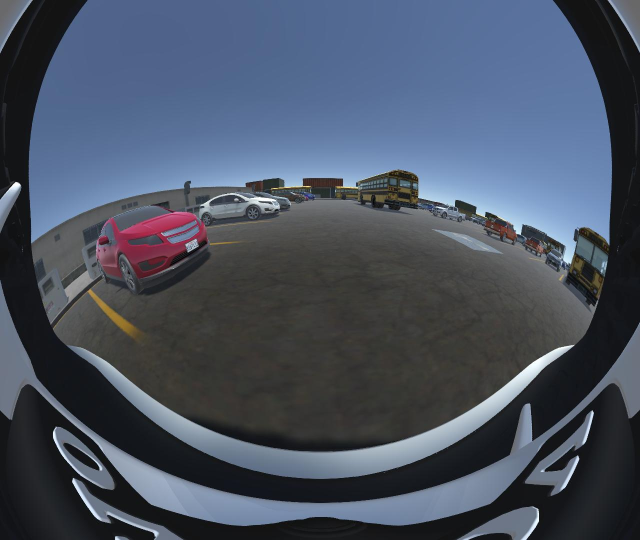
#> input picture Dataset/image0/train/rgb/Front/0.jpg, 1280 x 1080 px, given in place of 0.png, which was not available (shown at 1/2 size)
$ python BEV.py   (older library calls are emulated)
#> lines starting #> are read from the running program, lines starting #| are printed output that depends on the picture; after the words box and inside, x2 and y2 are one past the last pixel; in counts of white or black regions, pixels touching at a corner belong together; pictures that were not available may be replaced by others from this repository, and a replacement may not be noted
import cv2
import numpy as np
from pathlib import Path

# Configuration
root = Path(r"D:/Mtech/Disseration/BEV_Adas/Dataset/images0").resolve()
rgb_dir = root / "train/rgb"
frame_id = "0"

# Camera intrinsics (unchanged for quality)
K = np.array([
    [659.9565405462982, 0, 634.6329612029243],
    [0, 625.1032520893773, 544.7433055928482],
    [0, 0, 1.0]
])
D = np.array([-0.2900269437421997, 0.11089496468175668, -0.0003222479159157141, 0.0029110573007121382])

def load_and_undistort(cam_name):
    """Load with maximum quality processing"""
#> called with cam_name = 'front'
    img_path = rgb_dir / cam_name / f"{frame_id}.png"
    img = cv2.imread(str(img_path), cv2.IMREAD_UNCHANGED)
#> img is the input picture: shape (1080, 1280, 3); mean B, G, R 98.3, 82.6, 73.6
    if img is None:
        raise FileNotFoundError(f"Image not found: {img_path}")

    h, w = img.shape[:2]
#> h = 1080; w = 1280
    new_K = cv2.fisheye.estimateNewCameraMatrixForUndistortRectify(K, D, (w, h), np.eye(3), balance=0.5)
    map1, map2 = cv2.fisheye.initUndistortRectifyMap(K, D, np.eye(3), new_K, (w, h), cv2.CV_16SC2)
    return cv2.remap(img, map1, map2, interpolation=cv2.INTER_LANCZOS4)  # Best quality interpolation
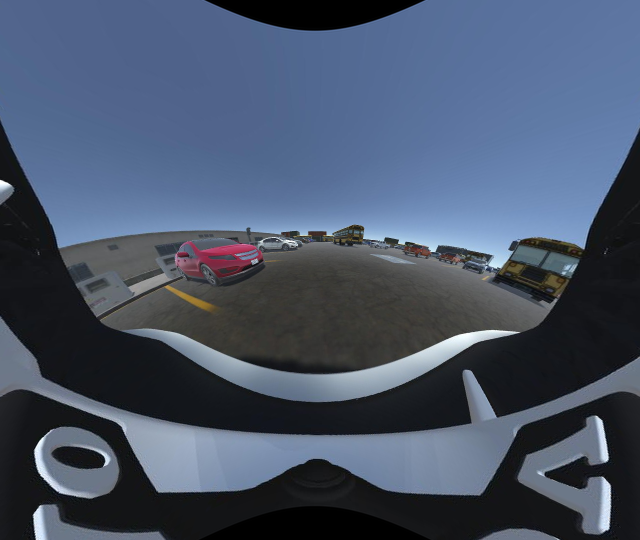
#> returned value: shape (1080, 1280, 3) (shown at 1/2 size); mean of channels 0, 1, 2 104.8, 84.3, 72.4; drawn as B, G, R

def create_composite():
    # Load all images with full quality
    front = load_and_undistort("front")
    rear = load_and_undistort("rear")
    left = load_and_undistort("left")
    right = load_and_undistort("right")

    # Original full-quality composite dimensions
    comp_width = 1000
    comp_height = 1000
    composite = np.zeros((comp_height, comp_width, 3), dtype=np.uint8)

    # Placement parameters (unchanged from original quality version)
    car_w, car_h = 200, 400
    padding = 20

    # Placement functions with Lanczos resizing
    def place_centered(img, y_pos=None, x_pos=None):
        h, w = img.shape[:2]
        if y_pos is not None:  # Horizontal center
            x = comp_width//2 - w//2
            composite[y_pos:y_pos+h, x:x+w] = img
        else:  # Vertical center
            y = comp_height//2 - h//2
            composite[y:y+h, x_pos:x_pos+w] = img

    # Calculate scaled sizes maintaining aspect ratio
    def get_scaled_size(img, max_w, max_h):
#> called with max_w = 960, max_h = 300
        h, w = img.shape[:2]
#> h = 1080; w = 1280
        scale = min(max_w/w, max_h/h)
#> scale = 0.278
        return (int(w*scale), int(h*scale))

    # Front (top)
    front_size = get_scaled_size(front, comp_width-2*padding, int(0.3*comp_height))
#> front_size = (355, 300)
    front = cv2.resize(front, front_size, interpolation=cv2.INTER_LANCZOS4)
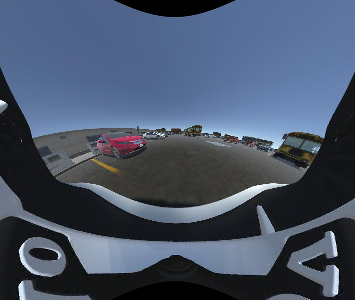
#> front: shape (300, 355, 3); mean of channels 0, 1, 2 104.7, 84.2, 72.3; drawn as B, G, R
    place_centered(front, y_pos=padding)
#> in place_centered, `composite[y_pos:y_pos+h, x:x+w] = img`:
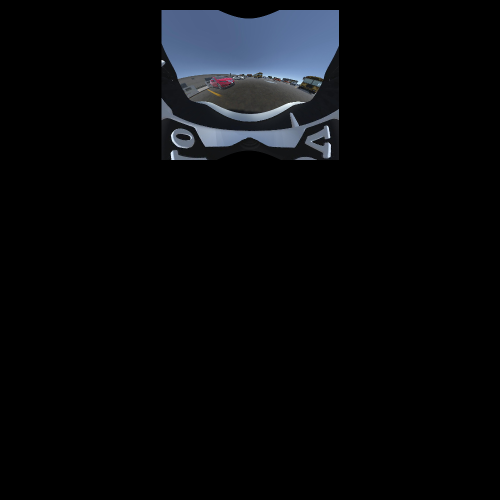
#> composite: shape (1000, 1000, 3) (shown at 1/2 size); mean of channels 0, 1, 2 11.2, 9, 7.7; drawn as B, G, R

    # Rear (bottom)
    rear_size = get_scaled_size(rear, comp_width-2*padding, int(0.3*comp_height))
#> rear_size = (355, 300)
    rear = cv2.resize(rear, rear_size, interpolation=cv2.INTER_LANCZOS4)
    place_centered(rear, y_pos=comp_height-padding-rear_size[1])
#> call 2 of place_centered, with y_pos = 680
#> in place_centered (call 2), `composite[y_pos:y_pos+h, x:x+w] = img`:
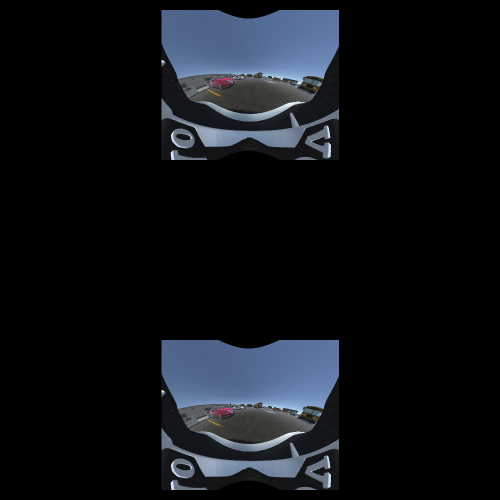
#> composite: shape (1000, 1000, 3) (shown at 1/2 size); 10.39% of pixels changed, all inside (x1, y1, x2, y2) = (323, 680, 678, 980); drawn as B, G, R

    # Left (left side)
    left_size = get_scaled_size(left, int(0.3*comp_width), comp_height-2*padding)
#> left_size = (300, 253)
    left = cv2.resize(left, left_size, interpolation=cv2.INTER_LANCZOS4)
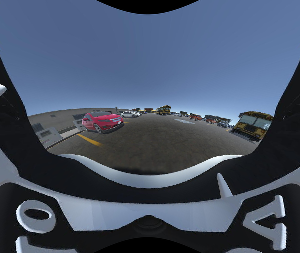
#> left: shape (253, 300, 3); mean of channels 0, 1, 2 104.8, 84.3, 72.4; drawn as B, G, R
    place_centered(left, x_pos=padding)

    # Right (right side)
    right_size = get_scaled_size(right, int(0.3*comp_width), comp_height-2*padding)
#> right_size = (300, 253)
    right = cv2.resize(right, right_size, interpolation=cv2.INTER_LANCZOS4)
    place_centered(right, x_pos=comp_width-padding-right_size[0])

    # Draw car (center)
    car_x, car_y = comp_width//2-car_w//2, comp_height//2-car_h//2
    cv2.rectangle(composite, (car_x, car_y), (car_x+car_w, car_y+car_h), (0,255,255), -1)

    # Labels
    font = cv2.FONT_HERSHEY_SIMPLEX
    cv2.putText(composite, "FRONT", (comp_width//2-50, padding+30), font, 0.9, (255,255,255), 2)
    cv2.putText(composite, "REAR", (comp_width//2-40, comp_height-padding-10), font, 0.9, (255,255,255), 2)
    cv2.putText(composite, "LEFT", (padding+10, comp_height//2), font, 0.9, (255,255,255), 2)
    cv2.putText(composite, "RIGHT", (comp_width-padding-80, comp_height//2), font, 0.9, (255,255,255), 2)
    cv2.putText(composite, "CAR", (car_x+60, car_y+car_h//2+10), font, 1.2, (0,0,0), 3)
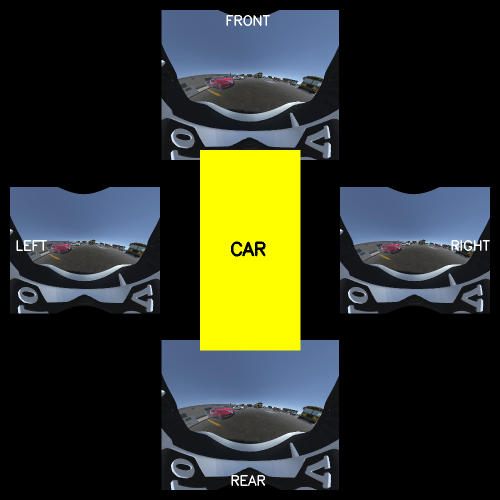
#> composite: shape (1000, 1000, 3) (shown at 1/2 size); mean of channels 0, 1, 2 38.1, 51.1, 46.9; drawn as B, G, R

    return composite

# Main processing
try:
    # Create full-quality composite
    composite = create_composite()

    # Save full-quality output first
    output_path = str(root / "surround_view_full_quality.png")
    cv2.imwrite(output_path, composite, [cv2.IMWRITE_PNG_COMPRESSION, 0])
    print(f"Full quality composite saved as {output_path}")

    # Create smaller display window (600x600) without resizing the image data
    cv2.namedWindow("Surround View (600x600)", cv2.WINDOW_NORMAL)
    cv2.resizeWindow("Surround View (600x600)", 600, 600)

    # Show the original quality image in the smaller window
    # (OpenCV will handle the display scaling without affecting the source image)
    cv2.imshow("Surround View (600x600)", composite)
    cv2.waitKey(0)

except Exception as e:
    print(f"Error: {e}")
finally:
    cv2.destroyAllWindows()
